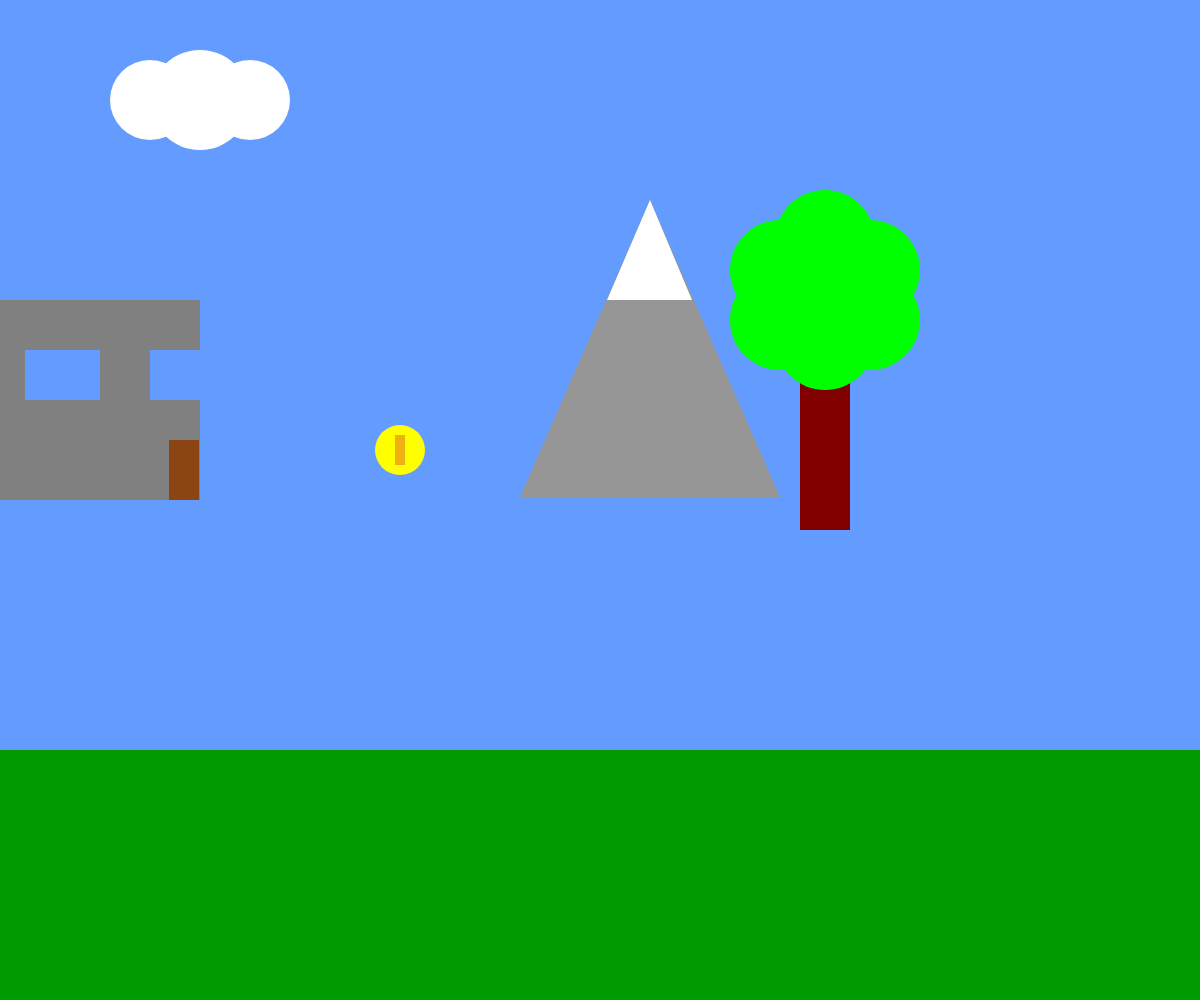
Frame 1 (no input)
Frame 60 (no input): identical to frame 1, image omitted
Frame 120 (the mouse pressed at the canvas centre since frame 60): identical to frame 1, image omitted

The p5.js sketch that drew this single still picture (run headless with seeded random() and noise() and a simulated clock; from frame 60 on, the mouse is pressed at the canvas centre):

// p5.js sketch
// ── sketch.js
/*

The Game Project

Week 1 - part b

Use p5 drawing functions such as rect, ellipse, line, triangle and point to draw the scenery as set out in the comments below. The items should appear next to the text titles.

Each bit of scenery is worth two marks:

0 marks = not a reasonable attempt
1 mark = attempted but it's messy or lacks detail
2 marks = You've used lots of shape functions to create the scenery

I've given titles and chosen some base colours, but feel free to imaginatively modify these and interpret the scenery titles loosely to match your game theme.


*/

function setup() 
{
    createCanvas(innerWidth,innerHeight);
}

function draw() 
{    
    background(100,155,255);//fill the sky blue
    
    noStroke();
    fill(0,155,0); 
    rect(0, height * 3/4,width, height/4); //draw some green ground

    
    //1. a cloud in the sky 
    
    noStroke();
    fill(255);
    ellipse(200,100,100,100);
    ellipse(250,100,80,80);
    ellipse(150,100,80,80);
    
    //To-Do: Make cloud into a function
    
    //2. a mountain in the distance
    
    noStroke();
    fill(150);
    triangle(520,497, 650,200, 780,497);
    fill(255);
    triangle(607,300, 650,200, 692,300);
    
    //3. a tree 
    
    noStroke();
    fill(128, 0, 0);
    rect(800, 300, 50, 230)
    fill(0, 255, 0);
    ellipse(825,340,100,100);
    ellipse(780,320,100,100);
    ellipse(870,320,100,100);
    ellipse(780,270,100,100);
    ellipse(870,270,100,100);
    ellipse(825,240,100,100);
    
    //4. a house
    //... add your code here
    
    noStroke();
    fill(128);
    //fill(139,69,19);
    rect(0,300,200,200);
    fill(139,69,19);
    rect(169,440,30,60);
    fill(100,155,255);
    rect(25,350,75,50);
    rect(150,350,50,50);
    
    //5. another foreground item of your choice
    //... add your code here
   
    fill(255);
    fill(255,255,0);
    ellipse(400,450,50,50);
    fill(238,177,17);
    rect(395,435,10,30);
    
    
    
}
